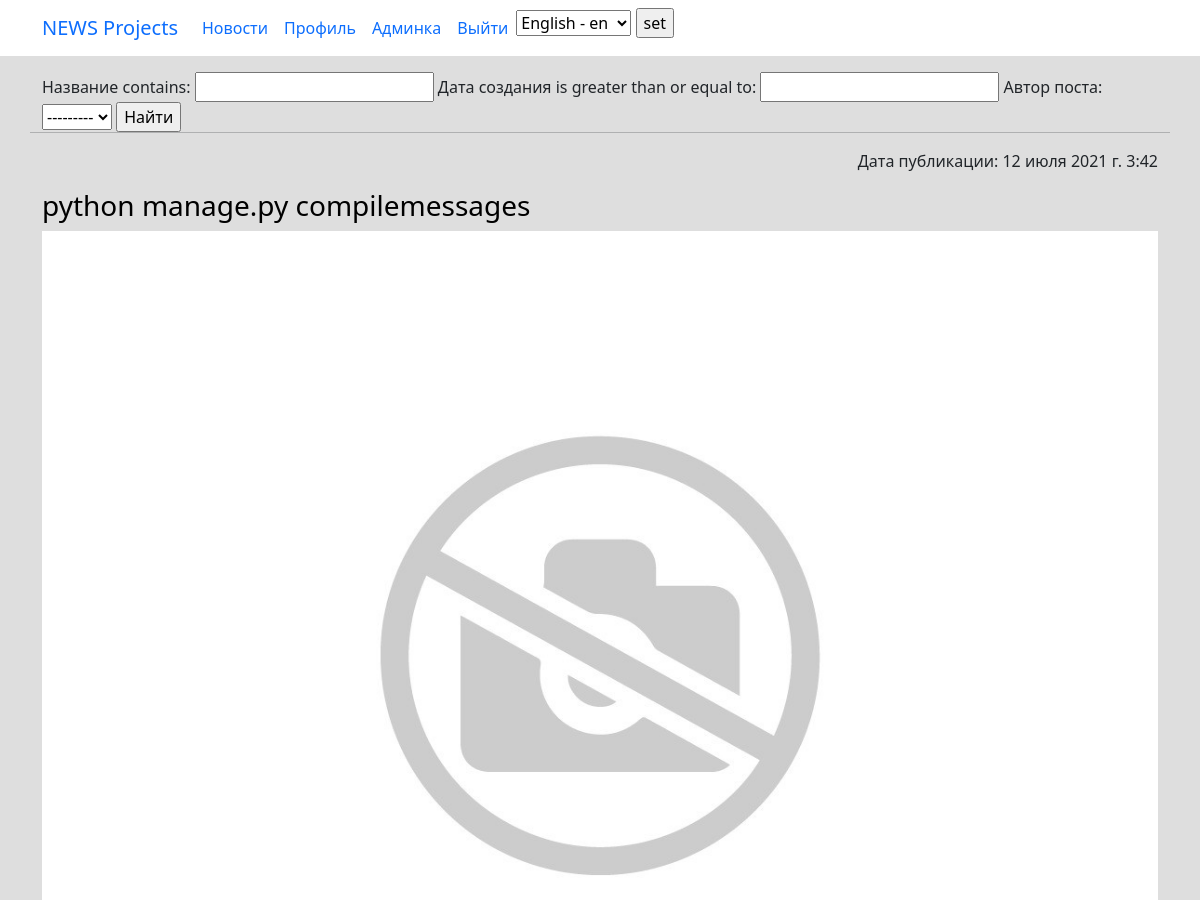
The app's page /news/search/ (signed in, upper part), older data.
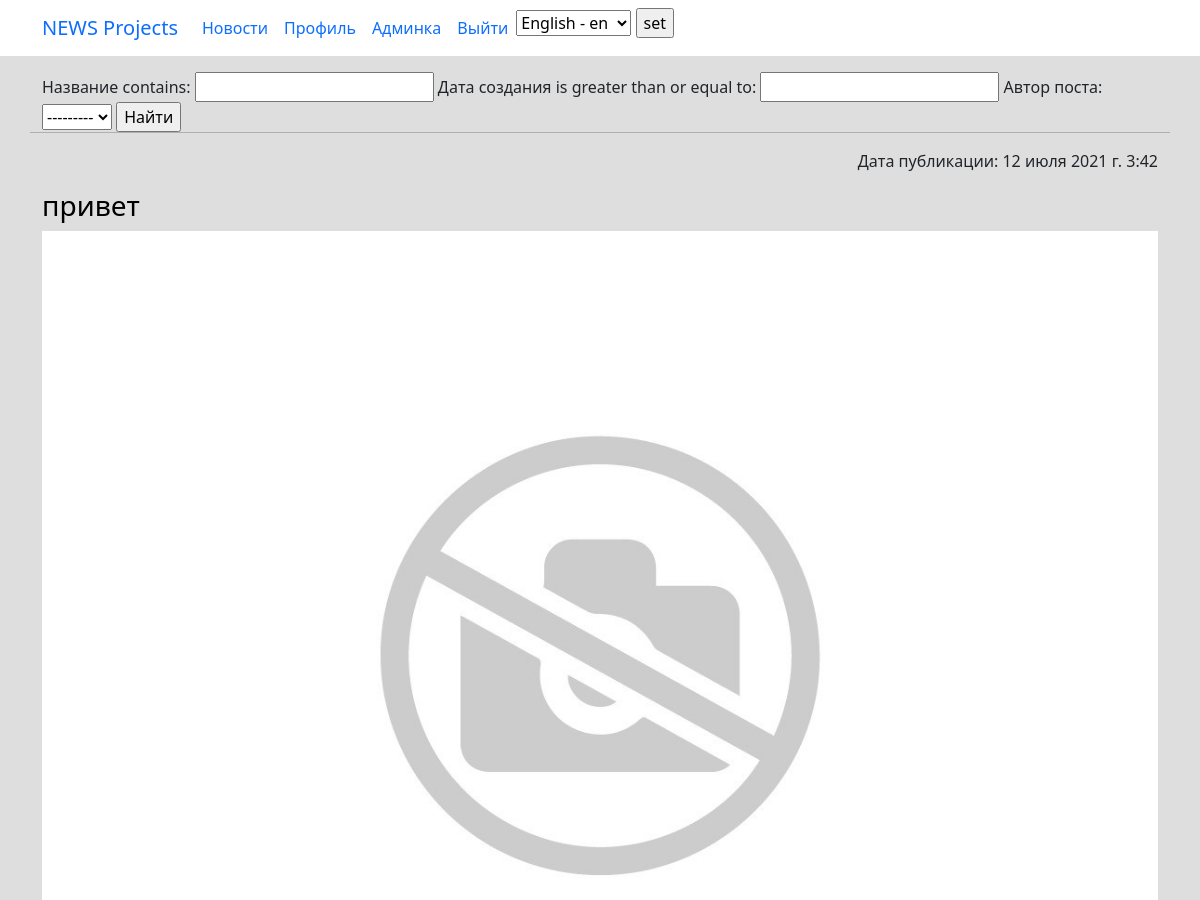
The same page, newer data.
### news/models.py (models this page shows, shortened)
class Post(models.Model):
    PostAuthor = models.ForeignKey(Author, on_delete=models.CASCADE, verbose_name='Автор поста')
    PostNews = 'PN'
    PostArticle = 'PA'
    POSITIONS = [
        (PostArticle, 'Статья'),
        (PostNews, 'Новость'),
    ]
    postCategory = models.ManyToManyField(Category, verbose_name='Категория поста',  through='PostCategory')
    title = models.CharField(max_length=50, verbose_name='Название')
    positions = models.CharField(max_length=2, choices=POSITIONS, default=PostArticle, verbose_name='Тип поста')
    category_id = models.ForeignKey(Category, verbose_name='Категория', null=True, on_delete=models.CASCADE, related_name='category_id')
    data = models.DateTimeField(auto_now_add=True, verbose_name='Дата создания')
    data_update = models.DateTimeField(auto_now=True, verbose_name='Дата редактирования')
    photo = models.ImageField(upload_to='photos/%Y/%m/%d/', verbose_name='Фото', blank=True, default='/photos/def/1.jpg/')
    previewName = models.CharField(max_length=128, verbose_name='Превью поста')
    text = RichTextField(blank=True, null=True, verbose_name='Текст поста')
    rating = models.SmallIntegerField(default=0, verbose_name='Рейтинг')
    public = models.BooleanField(default=True, verbose_name='Опубликовано')
    comments = GenericRelation(Comment)
    class Meta:
        verbose_name = 'Пост'
        verbose_name_plural = 'Посты'

### news/views.py (the view)
# urls.py: path('search/', newSearch.as_view(), name='news_search'),
class newSearch(LoginRequiredMixin, PermissionRequiredMixin, ListView):
    model = Post
    template_name = 'new_search.html'
    context_object_name = 'newsearch'
    ordering = '-data'
    permission_required = 'news.view_post'
    def get_context_data(self, **kwargs):
        context = super().get_context_data(**kwargs)
        context['filter'] = newsFilter(self.request.GET, queryset=self.get_queryset())
        return context

### news/models.py (called while the page is built)
    def __str__(self):
        return str(self.authorUser)

### news/templatetags/custom_filters.py (called while the page is built)
@register.filter(name='censor_filter')
def censor_filter(value):
    for i in bad_words:
        value = value.lower()
        value = value.replace(i, '***')
    return value

### templates/new_search.html (shortened to what this page needs)
<!DOCTYPE html>
<html lang="en">
<head> {% extends 'flatpages/base.html' %} {% load custom_filters %}
{%block content%}
    <form method="GET">
    {{ filter.form }}
    <input type="submit" value="Найти">
    </form>
    <hr>
    {% for new in filter.qs %}
    <p style="text-align: right;">Дата публикации: {{new.data}}</p>
    <h3><span style="color: #000000;"><a style="color: #000000;" href="{% url 'news_detail' new.id %}">{{new.title|censor_filter}}</a></span></h3>
    <br>
    {%if new.photo%}
        <img src="{{new.photo.url}}" width="350">
    {%endif%}
    <br>
    {% endfor %}
{%endblock content%}

Row changes from the older to the newer data that the page shows:
changed Post: title|censor_filter "python manage.py compilemessages" → "привет"
